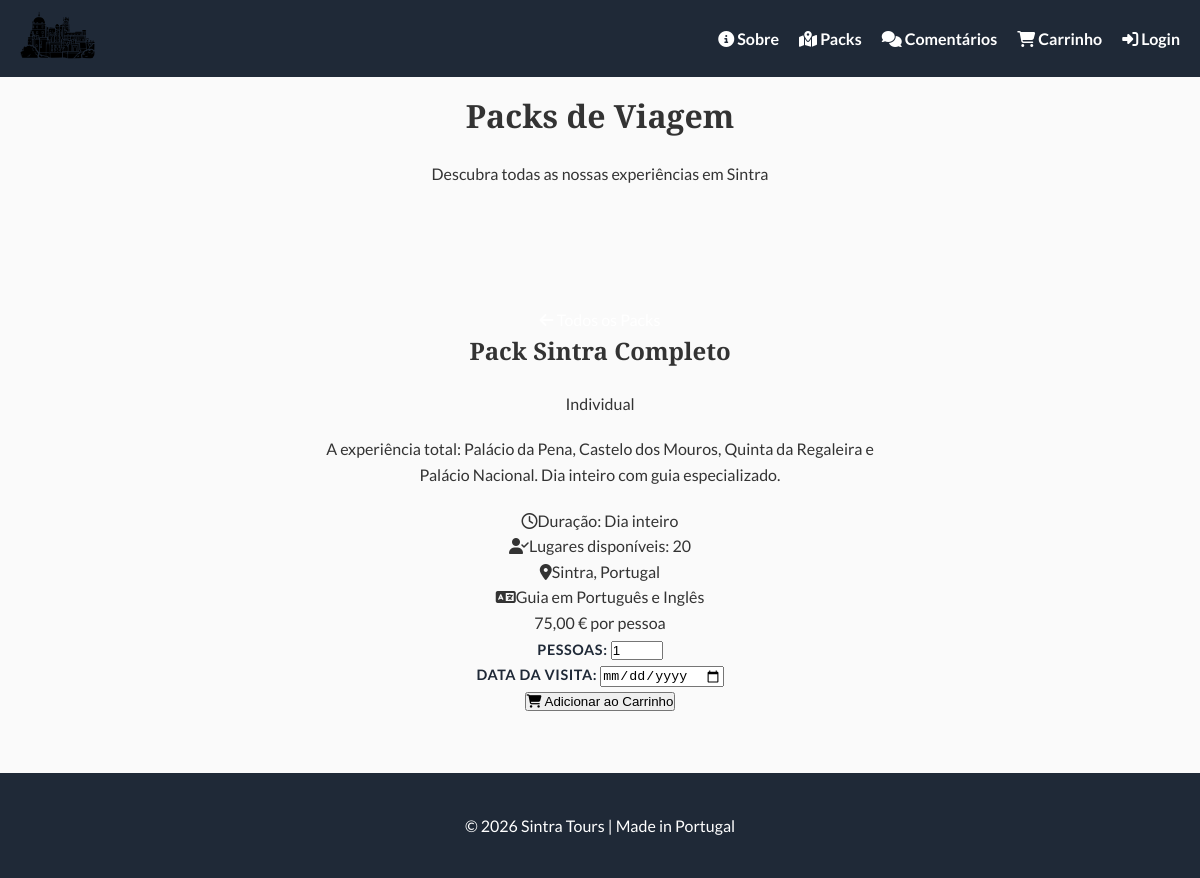
/packs.php?id=3, run on the app's committed database.
### tables this page shows
CREATE TABLE produtos (
    id INT AUTO_INCREMENT PRIMARY KEY,
    nome VARCHAR(100) NOT NULL,
    descricao TEXT,
    preco DECIMAL(10,2) NOT NULL,
    duracao VARCHAR(50),           
    stock INT NOT NULL DEFAULT 50,
    categoria_id INT,
    imagem VARCHAR(255),
    destaque TINYINT(1) DEFAULT 0,  
    FOREIGN KEY (categoria_id) REFERENCES categorias(id)
);

CREATE TABLE categorias (
    id INT AUTO_INCREMENT PRIMARY KEY,
    nome VARCHAR(50) NOT NULL,
    descricao VARCHAR(255)
);

### packs.php (the view, shortened to what this page needs)
<?php
require_once('includes/ligacao.php');
$pack_detalhe = null;
if (isset($_GET['id'])) {
    $id = (int)$_GET['id'];
    $r = $conn->query("SELECT p.*, c.nome as categoria FROM produtos p LEFT JOIN categorias c ON p.categoria_id=c.id WHERE p.id=$id");
    if ($r && $r->num_rows == 1) $pack_detalhe = $r->fetch_assoc();
}
?>
<?php include 'includes/menu.php'; ?>
<div class="inner-page-hero">
    <h1>Packs de Viagem</h1>
    <p>Descubra todas as nossas experiências em Sintra</p>
</div>
<?php if ($pack_detalhe): ?>
<section class="section pack-detalhe-section">
    <div class="pack-detalhe-card">
        <a href="packs.php" class="btn-back"><i class="fas fa-arrow-left"></i> Todos os Packs</a>
        <h2><?= htmlspecialchars($pack_detalhe['nome']) ?></h2>
        <p class="pack-categoria-label"><?= htmlspecialchars($pack_detalhe['categoria']) ?></p>
        <p class="pack-desc-full"><?= nl2br(htmlspecialchars($pack_detalhe['descricao'])) ?></p>
        <div class="pack-detalhe-info">
            <div class="info-item"><i class="far fa-clock"></i><span>Duração: <?= htmlspecialchars($pack_detalhe['duracao']) ?></span></div>
            <div class="info-item"><i class="fas fa-user-check"></i><span>Lugares disponíveis: <?= (int)$pack_detalhe['stock'] ?></span></div>
            <div class="info-item"><i class="fas fa-map-marker-alt"></i><span>Sintra, Portugal</span></div>
            <div class="info-item"><i class="fas fa-language"></i><span>Guia em Português e Inglês</span></div>
        </div>
        <div class="pack-detalhe-preco">
            <span class="preco-big"><?= number_format($pack_detalhe['preco'], 2, ',', '.') ?> €</span>
            <span class="preco-label">por pessoa</span>
        </div>
        <div class="pack-detalhe-reserva">
            <form action="adicionar_carrinho.php" method="post">
                <div class="form-group-inline">
                    <label for="quantidade">Pessoas:</label>
                    <input type="number" id="quantidade" name="quantidade" value="1" min="1" max="<?= (int)$pack_detalhe['stock'] ?>">
                </div>
                <div class="form-group-inline">
                    <label for="data_visita">Data da Visita:</label>
                    <input type="date" id="data_visita" name="data_visita" min="<?= date('Y-m-d', strtotime('+1 day')) ?>" required>
                </div>
                <button type="submit" class="btn-carrinho-grande">
                    <i class="fas fa-shopping-cart"></i> Adicionar ao Carrinho
                </button>
            </form>
        </div>
    </div>
</section>
<?php endif; ?>
<?php include 'includes/footer.php'; ?>

### includes/css/style.css (style rules this page uses)
:root { --font-heading: 'Playfair Display', serif; --font-body: 'Lato', sans-serif; --color-primary: #1f2937; --color-accent: #fbbf24; --color-text: #333; --color-text-light: #555; --color-white: white; --color-bg: #fafafa; --color-bg-secondary: #e5e7eb; --color-shadow: rgba(0,0,0,0.2); }
* { margin: 0; padding: 0; box-sizing: border-box; scroll-behavior: smooth; }
body { font-family: var(--font-body); line-height: 1.6; color: var(--color-text); background-color: var(--color-bg); }
h1, h2 { font-family: var(--font-heading); }
p { font-family: var(--font-body); }
.section { padding: 100px 20px 60px; text-align: center; }
a { color: var(--color-white); text-decoration: none; }
label { font-weight: 700; color: var(--color-primary); font-size: 0.9rem; letter-spacing: 0.04em; text-transform: uppercase; }
p { max-width: 600px; margin: 20px auto; }
.inner-page-hero { display: flex; flex-direction: column; align-items: center; margin-top: 90px; }

### data on the page
produtos: nome "Pack Sintra Completo", categoria.nome "Individual", descricao "A experiência total: Palácio da Pena, Castelo dos Mouros, Quinta da Regaleira e Palácio Nacional. Dia inteiro com guia especializado.", duracao "Dia inteiro", stock "20", preco "75,00"
